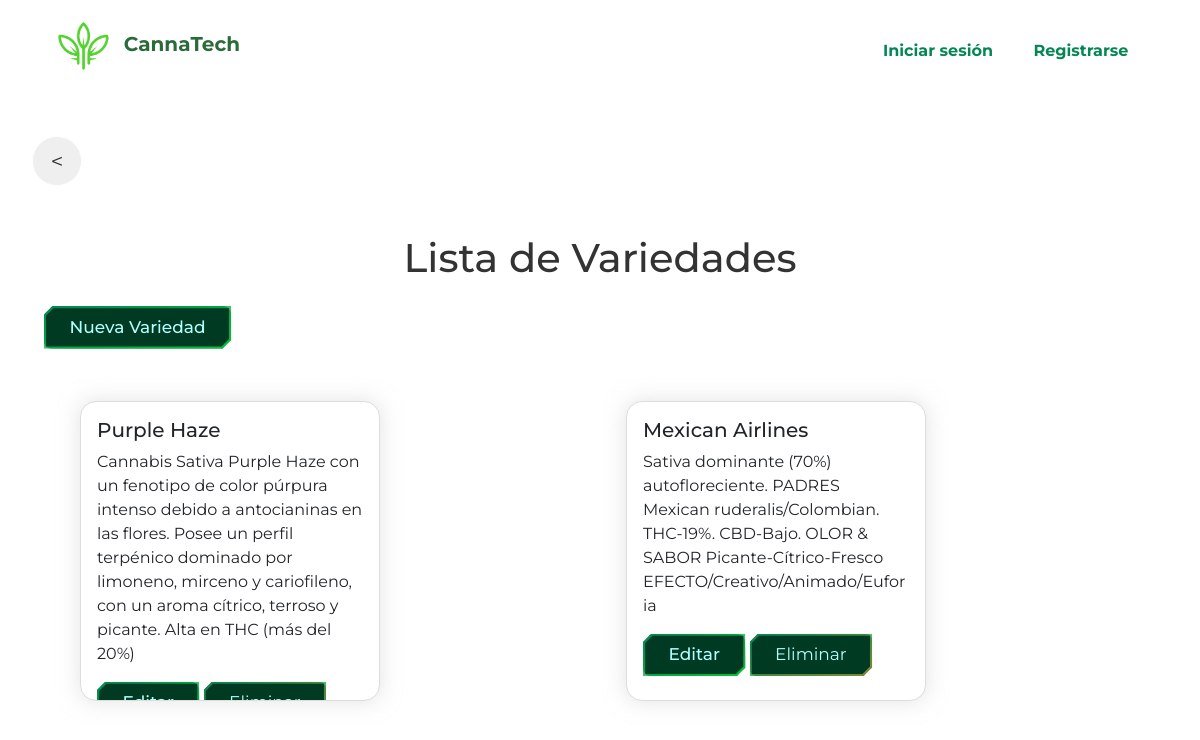
/variedad/list/, run on an earlier commit of the app's database.
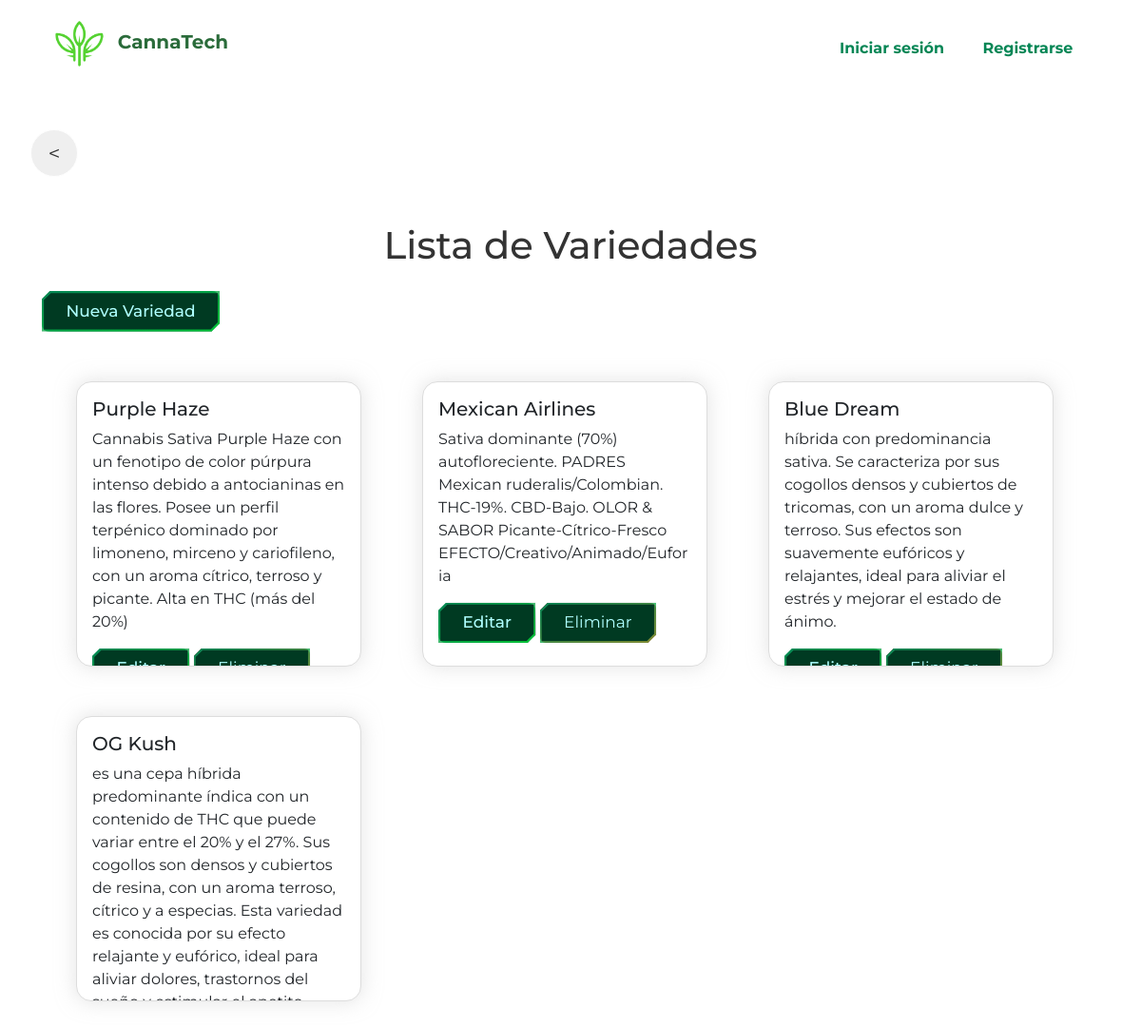
And on a later commit of the database.
### core/models.py (models this page shows, shortened)
class Variedad(models.Model):
    nombre = models.CharField(max_length=100)
    descripcion = models.TextField()
    user = models.ForeignKey(User, on_delete=models.CASCADE, default=None)  # Valor predeterminado a None

### core/views.py (the view)
# urls.py: path('variedad/list/', VariedadListView.as_view(), name='variedad_list'),
class VariedadListView(ListView):
    model = Variedad
    template_name = 'core/variedad_list.html'
    context_object_name = 'variedades'

### core/templates/core/variedad_list.html (shortened to what this page needs)
{% extends 'core/base.html' %}
{% load static %}
{% block content %}
<input type="button" class="btn-prev" value="<" onClick="javascript:history.go(-1);">
<div class="container my-5">
    <h1 class="text-center mb-4">Lista de Variedades</h1>
    <a href="{% url 'variedad_create' %}" class="btn btn-primary mb-3">Nueva Variedad</a>
    <div class="card-container">
        {% for variedad in variedades %}
        <div class="card mb-3">
            <div class="card-body">
                <h5 class="card-title">{{ variedad.nombre }}</h5>
                <p class="card-text">{{ variedad.descripcion }}</p>
                <a href="{% url 'variedad_update' variedad.pk %}" class="btn btn-primary">Editar</a>
                <button type="button" class="btn btn-danger" data-toggle="modal" data-target="#modalEliminarVariedad{{ variedad.pk }}">
                    Eliminar
                </button>
            </div>
        </div>
        {% endfor %}
    </div>
</div>
{% endblock %}

What changed in the data, as far as the page shows it:
added Variedad: nombre "Blue Dream", descripcion "híbrida con predominancia sativa. Se caracteriza por sus cogollos densos y cubiertos de tricomas, con un aroma dulce y terroso. Sus efectos son suavemente eufóricos y relajantes, ideal para aliviar el estrés y mejorar el estado de ánimo."
added Variedad: nombre "OG Kush", descripcion "es una cepa híbrida predominante índica con un contenido de THC que puede variar entre el 20% y el 27%. Sus cogollos son densos y cubiertos de resina, con un aroma terroso, cítrico y a especias. Esta variedad es conocida por su efecto relajante y eufórico, ideal para aliviar dolores, trastornos del…"
